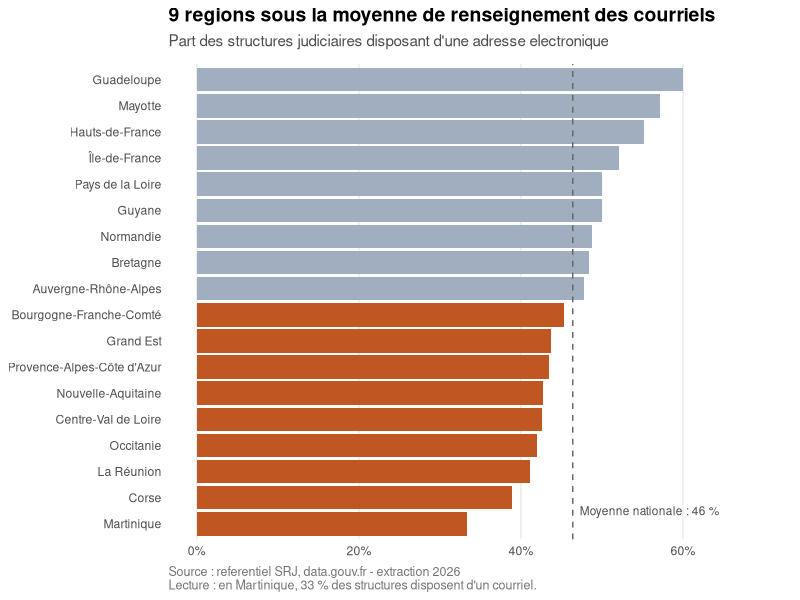
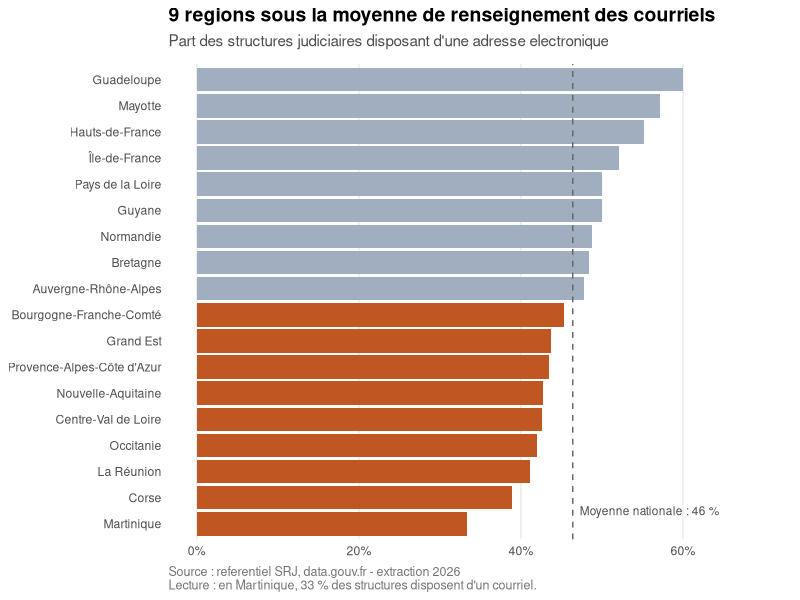
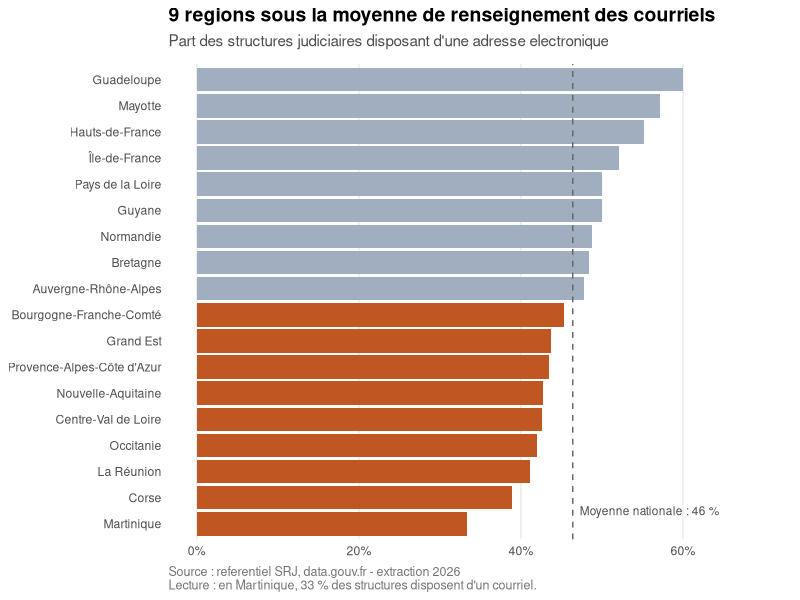

The R source for these figures, in order:
# =============================================================================
# DEMONSTRATION ggplot2 - 3/3
# Ce qui separe un graphique correct d'un graphique publiable
# -----------------------------------------------------------------------------
# Les donnees sont les memes qu'au script 01. Seul l'habillage change.
# Comparez la premiere et la derniere version : c'est le meme jeu de donnees.
# =============================================================================

library(dplyr)
library(ggplot2)

structures   <- read.csv2("data/structures.csv",   fileEncoding = "UTF-8")
departements <- read.csv2("data/departements.csv", fileEncoding = "UTF-8")

regional <- structures |>
  inner_join(departements, by = "code_departement") |>
  group_by(nom_region) |>
  summarise(nb = n(), taux_email = mean(email != "")) |>
  arrange(desc(nb))


# ---- 1. Un theme maison, defini une fois pour toutes ------------------------
# Plutot que de repeter les memes reglages sur chaque graphique, on definit un
# theme une fois et on l'applique partout. C'est ce qui donne a une serie de
# graphiques l'air d'appartenir au meme document.

theme_justice <- function(base_size = 11) {
  theme_minimal(base_size = base_size) +
    theme(
      plot.title      = element_text(face = "bold", size = base_size + 3),
      plot.subtitle   = element_text(colour = "grey30", margin = margin(b = 10)),
      plot.caption    = element_text(colour = "grey45", size = base_size - 2, hjust = 0),
      panel.grid.minor = element_blank(),
      panel.grid.major.y = element_blank(),   # inutile sur des barres horizontales
      axis.ticks      = element_blank()
    )
}

# On peut meme en faire le theme par defaut de toute la session :
# theme_set(theme_justice())


# ---- 2. Mettre en evidence UNE information ----------------------------------
# Colorer toutes les barres de la meme couleur n'apporte rien. Colorer
# differemment ce dont on parle transforme le graphique en argument.
# Ici : les regions sous la moyenne nationale de renseignement des courriels.

moyenne_nationale <- mean(structures$email != "")

regional <- regional |>
  mutate(sous_la_moyenne = taux_email < moyenne_nationale)

g <- ggplot(regional, aes(x = reorder(nom_region, taux_email), y = taux_email,
                          fill = sous_la_moyenne)) +
  geom_col() +
  geom_hline(yintercept = moyenne_nationale, linetype = "dashed", colour = "grey40") +
  annotate("text",
           x = 1.5, y = moyenne_nationale,
           label = paste0("Moyenne nationale : ", round(moyenne_nationale * 100), " %"),
           hjust = -0.05, size = 3, colour = "grey30") +
  scale_fill_manual(values = c("TRUE" = "#c05621", "FALSE" = "#a0aec0"), guide = "none") +
  scale_y_continuous(labels = scales::percent, limits = c(0, 0.7)) +
  coord_flip() +
  labs(
    # Le titre se calcule a partir des donnees : un nombre ecrit en dur dans
    # un titre devient faux des la prochaine extraction, sans prevenir.
    title    = paste0(sum(regional$sous_la_moyenne),
                      " regions sous la moyenne de renseignement des courriels"),
    subtitle = "Part des structures judiciaires disposant d'une adresse electronique",
    x = NULL, y = NULL,
    caption  = "Source : referentiel SRJ, data.gouv.fr - extraction 2026\nLecture : en Martinique, 33 % des structures disposent d'un courriel."
  ) +
  theme_justice()
g

ggsave("outputs/03_graphique_publiable.png", g,
       width = 22, height = 14, units = "cm", dpi = 200)


# ---- 3. Les six regles de finition ------------------------------------------
#
#   1. TRIER par valeur, jamais par ordre alphabetique.
#      Un graphique non trie oblige le lecteur a faire le tri lui-meme.
#
#   2. TITRER par le message, pas par le sujet.
#      "Neuf regions sous la moyenne" vaut mieux que "Taux par region".
#      Si vous ne savez pas quoi ecrire, le graphique n'a peut-etre rien a dire.
#
#   3. AJOUTER UNE NOTE DE LECTURE pour tout graphique de pourcentage.
#      "Lecture : en Martinique, 33 % des structures..." evite les contresens.
#
#   4. CITER LA SOURCE ET LA DATE D'EXTRACTION, systematiquement.
#      Un graphique sans source n'est pas opposable.
#
#   5. VERIFIER LA LISIBILITE EN NOIR ET BLANC.
#      Beaucoup de documents administratifs sont imprimes en monochrome.
#      Test : convertissez le PNG en niveaux de gris. Distinguez-vous encore
#      les deux groupes ? Ici oui, les teintes ont des clartes differentes.
#
#   6. AUCUNE DONNEE NOMINATIVE OU SENSIBLE dans un graphique destine
#      a etre diffuse.
#
# ---- 4. Formats d'export ----------------------------------------------------
#
#   PNG  : pour un rapport, une presentation, un courriel. dpi = 200 minimum.
#   PDF  : pour l'impression - format vectoriel, aucune perte au zoom.
#   SVG  : pour le web ou pour retoucher ensuite le graphique.

ggsave("outputs/03_graphique_publiable.pdf", g, width = 22, height = 14, units = "cm")

cat("Graphiques enregistres en PNG et PDF dans outputs/\n")
